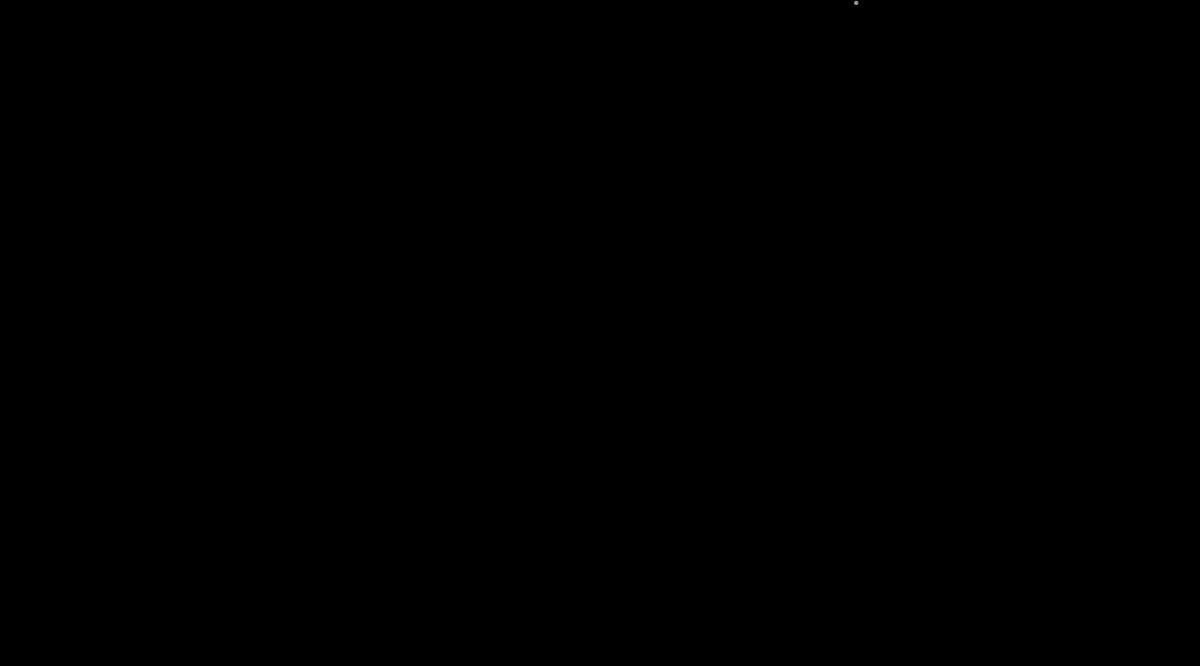
Frame 1 (no input)
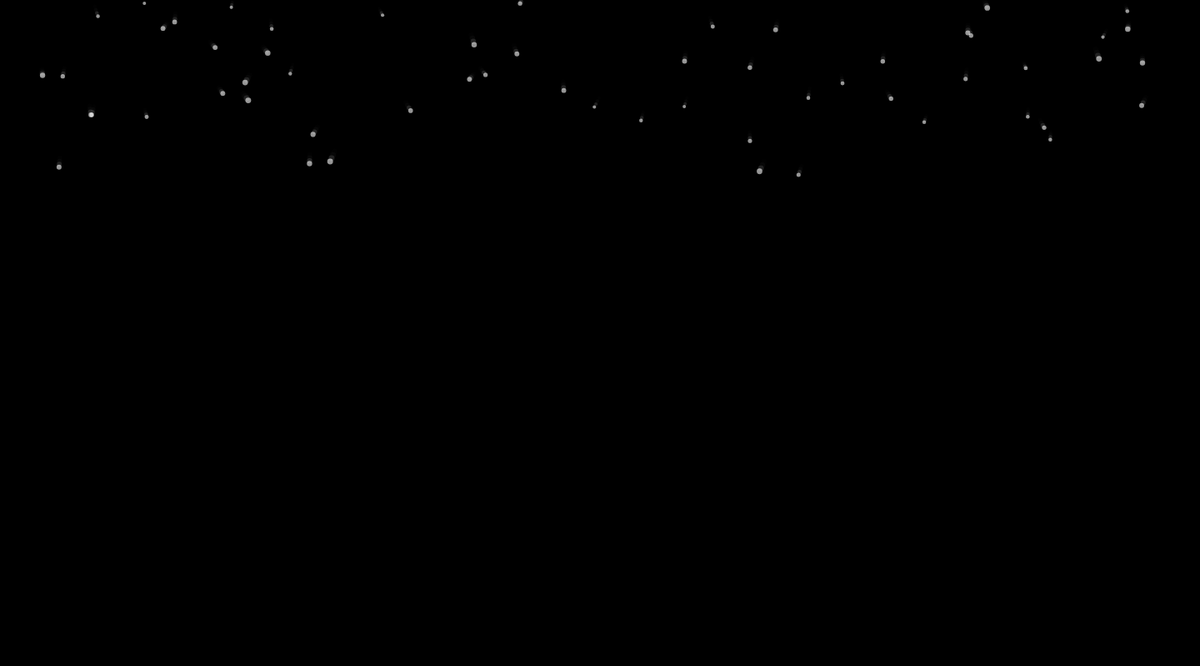
Frame 60 (no input)
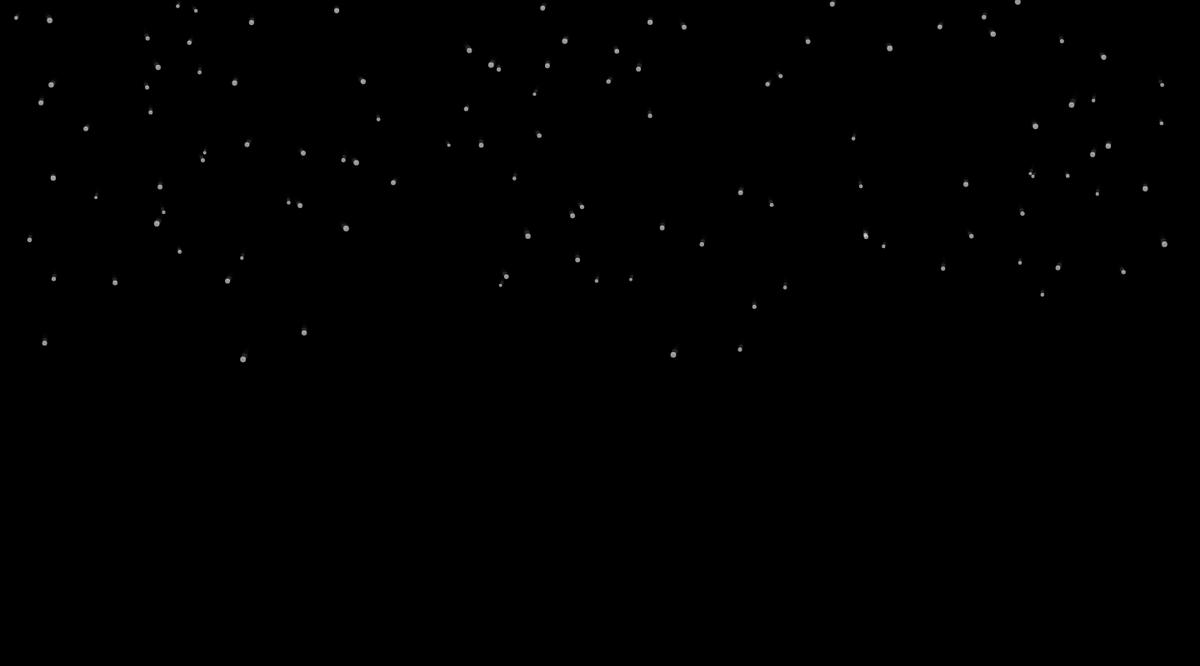
Frame 120 (the mouse pressed at the canvas centre since frame 60)

The p5.js sketch that drew these frames (run headless with seeded random() and noise() and a simulated clock; from frame 60 on, the mouse is pressed at the canvas centre):

// p5.js sketch
// ── sketch.js
let snow = [];
let magics = [];

function setup(){
  createCanvas(1440,800);
  background(0);
}

function draw(){
  console.log(magics.length)
  let mouseVector = createVector(mouseX,mouseY);
  background(0,200);

  snow.push( new snowflakes(random(0,1440),0))

  for(let i = 0; i < snow.length; i++){
    let s = snow[i];
    s.move();
    s.display();
    s.updateLifespan();
    if (s.isDone){
      snow.splice(i,1);
    }
  }

  for (let i = 0;i<magics.length; i++){
    let m = magics[i]
      if(m.isDone == false){
    m.acc = p5.Vector.sub(mouseVector,m.pos) //make the magic particles follow the mouse
  }
    m.moveMagic();
    m.displayMagic();
    if (m.pos.x > 1440 || m.pos.x < 0){
      magics.splice(i,1);
    }
  }
}

function mouseDragged(){
  magics.push(new magic(mouseX, mouseY)); //drag mouse to make magic particles
}

function mousePressed() {
  //press the mouse to explode the magic particles
  for (let i = 0; i < magics.length; i++) {
    magics[i].vel = createVector(random(-2,2), random(-2,2));
    magics[i].isDone = true;
  }
}


class snowflakes{
  constructor(x,y){
    this.pos = createVector(x,y)
    this.vel = createVector(random(-2,2),random(2,4))
    this.acc = createVector()
    this.size = random(4, 7);
    this.lifespan = 1.0;
    this.lifeReduction = 0.005;
    this.isDone = false;

  }

  display(){
    push();
    noStroke();
    fill(255,150);
    ellipse(this.pos.x, this.pos.y, this.size, this.size);
  }
  move(){
    if(this.pos.y <= 797){
      this.vel.add(this.acc);
      this.pos.add(this.vel)
      }

  if (this.pos.y > 797){
    this.pos.x = this.pos.x;
    this.pos.y = this.pos.y;
    this.lifespan -= this.lifeReduction;
  }
}
  updateLifespan(){
    if(this.lifespan <= 0){
      this.isDone = true;
    }
  }
}

class magic {
  constructor(x,y){
    this.pos = createVector(x,y);
    this.vel = createVector(0,0);
    this.acc = createVector(0,0);
    this.size = random(3,6);
    this.isDone = false;
    this.accAdj = random(0.001, 0.05);

  }
  displayMagic(){
    push();
    translate(this.pos.x,this.pos.y);
    noStroke();
    fill(120,194,196,100);
    ellipse(0,0,this.size+5,this.size+5);
    fill(120,194,196,150);
    ellipse(0,0,this.size+3,this.size+3);
    fill(120,194,196,200);
    ellipse(0,0,this.size,this.size);
    // if(this.isDone){
    //   let vector = createVector(mouseX - this.pos.x, mouseY - this.pos.y)
    //   vector.setMag(50);
    //   strokeWeight(3)
    //   stroke(120,194,196,40)
    //   line(0,0,vector.x,vector.y)
    // }

    pop();

  }
  moveMagic(){
    if(this.isDone == false){
    this.acc.mult(this.accAdj);
    this.vel.mult(0.95);
    this.vel.add(this.acc);
    this.pos.add(this.vel);
  }
    if(this.isDone){
      this.vel.mult(1.1);
      this.vel.add(this.acc);
      this.pos.add(this.vel);
    }
  }
}
